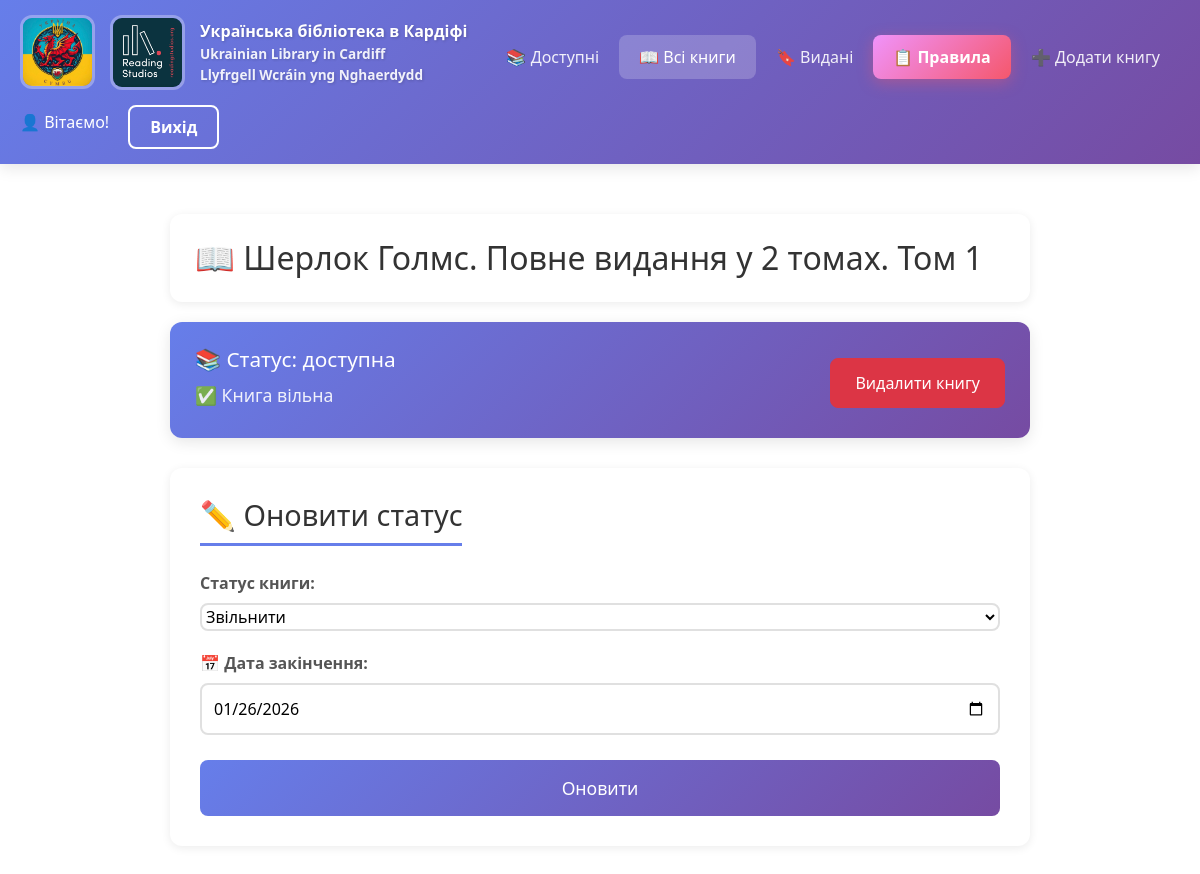
The page /books/5 (signed in) on the database its author committed.
### app.py (models this page shows)
class Book(db.Model):
    id = db.Column(db.Integer, primary_key=True)
    name_book = db.Column(db.String(100), nullable=False)
    author = db.Column(db.String(100), nullable=False)
    surname = db.Column(db.String(100), default='')
    ean = db.Column(db.Text, nullable=False)
    buyer = db.Column(db.String(100), nullable=False)
    phone = db.Column(db.String(20), nullable=False)
    stat = db.Column(db.String(20), nullable=False)
    date = db.Column(db.DateTime, default=datetime.utcnow)
    enddate = db.Column(db.DateTime, default=datetime.utcnow)
    history = db.Column(db.String(100), default='')

### app.py (the view, shortened to what this page needs)
@app.route('/books/<int:id>', methods=['POST', 'GET'])
@login_required
def change(id):
    book = Book.query.get(id)
    return render_template('change.html', book=book)

### app.py (called while the page is built)
@login_manager.user_loader
def load_user(user_id):
    return User.query.get(int(user_id))

### templates/change.html (shortened to what this page needs)
{% extends 'base.html' %}
{% block body %}
<div class="container" style="max-width: 900px; margin: 0 auto; padding: 20px;">
    <div style="background: white; padding: 25px; border-radius: 12px; box-shadow: 0 2px 10px rgba(0,0,0,0.08); margin-bottom: 20px;">
        <h1 style="color: #333; margin: 0; font-size: 2em; display: flex; align-items: center; gap: 12px;">
            📖 {{ book.name_book }}
        </h1>
    </div>
    <div class="gigi" style="margin-bottom: 30px;">
        <div class="didi" style="background: linear-gradient(135deg, #667eea 0%, #764ba2 100%); padding: 25px; border-radius: 12px; box-shadow: 0 4px 15px rgba(0,0,0,0.1); color: white; display: flex; justify-content: space-between; align-items: center;">
            <div>
                <h3 class="tutu" style="margin: 0 0 10px 0; font-size: 1.3em;">📚 Статус: {{ book.stat }} </h3>
                {% if book.stat == 'видана' %}
                <p class="tutu" style="margin: 5px 0; font-size: 1.1em;">👤 Книга у: <strong>{{ book.buyer }}</strong></p>
                <p class="tutu" style="margin: 5px 0; font-size: 1.1em;">📞 Номер: <strong>{{ book.phone }}</strong></p>
                {% else %}
                <p class="tutu" style="margin: 5px 0; font-size: 1.1em; opacity: 0.9;">✅ Книга вільна</p>
                {% endif %}
            </div>
            {% if current_user.is_authenticated and current_user.role == 'superadmin' %}
            <a href="/books/{{ book.id }}/del"
                class="btn btn-danger"
                style="padding: 12px 24px; font-size: 1em; border-radius: 8px; text-decoration: none;">
                Видалити книгу
            </a>
            {% endif %}
        </div>
    </div>
    <div class="didi" style="background: white; padding: 30px; border-radius: 12px; box-shadow: 0 2px 10px rgba(0,0,0,0.08); margin-bottom: 30px;">
        <h2 style="color: #333; margin-bottom: 25px; font-size: 1.8em; border-bottom: 3px solid #667eea; padding-bottom: 10px; display: inline-block;">✏️ Оновити статус</h2>
        <form method="post" class="from-control">
            <div style="margin-bottom: 20px;">
                <label style="display: block; margin-bottom: 8px; color: #555; font-weight: 600;">Статус книги:</label>
                <select class="state" name="stat" id="buyerSelect" style="width: 100%;  border: 2px solid #e0e0e0; border-radius: 8px; font-size: 1em; background-color: white; cursor: pointer; transition: border 0.3s;">
                    <option value="доступна" {% if book.stat == 'доступна' %}selected{% endif %}>Звільнити</option>
                </select>
            </div>
            <div style="margin-bottom: 20px;">
                <label for="enddate" style="display: block; margin-bottom: 8px; color: #555; font-weight: 600;">📅 Дата закінчення:</label>
                <input type="date" name="enddate" class="date" id="enddateInput" required style="width: 100%; padding: 12px; border: 2px solid #e0e0e0; border-radius: 8px; font-size: 1em;">
            </div>
            <button id="da" class="btn btn-success" type="submit" style="width: 100%; padding: 15px; font-size: 1.1em; border-radius: 8px; background: linear-gradient(135deg, #667eea 0%, #764ba2 100%); border: none; color: white; cursor: pointer; transition: transform 0.2s, box-shadow 0.2s;">
                Оновити
            </button>
        </form>
    </div>
{% endblock %}

### static/css/main.css (style rules this page uses)
.btn { margin-top: 5px; }
.tutu { margin-bottom:7px }

### rows shown on the page
Book: name_book "Шерлок Голмс. Повне видання у 2 томах. Том 1", stat "доступна", stat "Звільнити"
